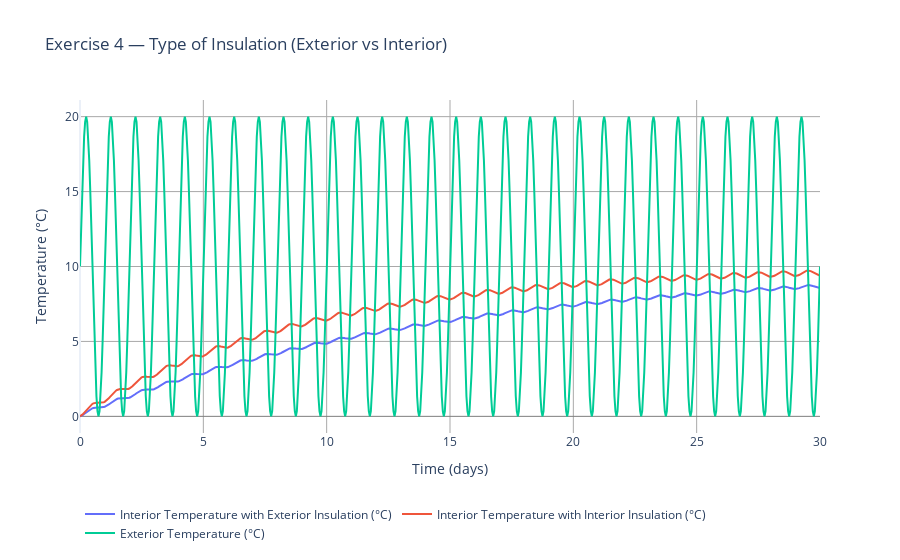
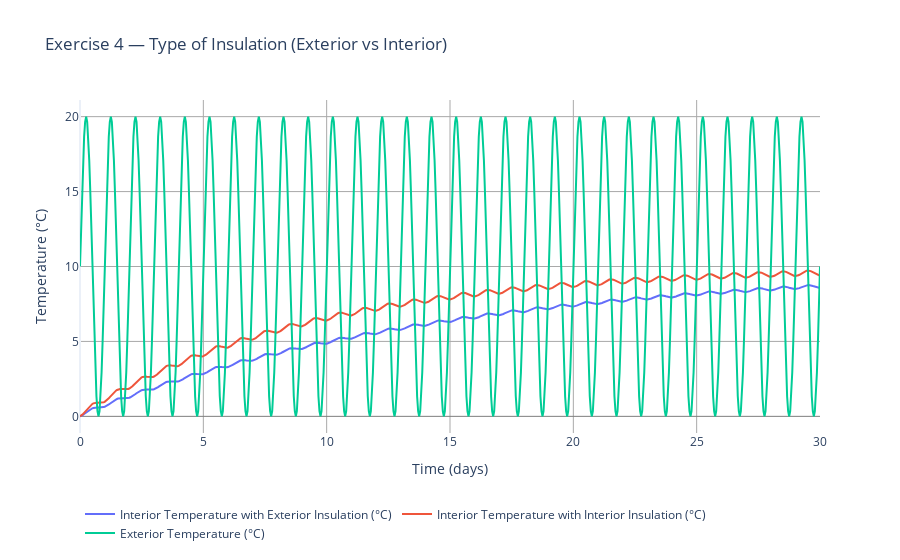

Here is the notebook cell these charts were saved with, in order:
### Markdown cell above
<img src="../../database/images/Conduction4.png"
     align="right"
     width="600"
     style="margin-right: 20px; margin-bottom: 10px;" />

This problem requires an analysis and comparison of the dynamic thermal behavior of two $1$ $m^2$ composite wall, assessing the impact of insulation placement (internal vs. external) under transient temperature loads.

The walls in question are composed of two layers, each $5$ $cm$ thick, with the following material properties:

Component | Thermal Conductivity $(λ)$ | Thickness $(e)$ | Volumetric Heat Capacity $(ρ*cp)$ | Total Heat Capacity $(C)$ for $1$ $m^2$
-|-|-|-|-|
Concrete | $0.13$ $W/m/K$ | $0.05$ $m$ | $10 112$ $kJ/(m^3K)$ | $505 600$ $J/K$
Glass Wool | $0.034$ $W/m/K$ | $0.05$ $m$ | $25,75$ $kJ/(m^3K)$ | $1 287,5$ $J/K$

**Simulation Conditions:**

- **Initial Condition:** The entire wall is at a uniform temperature of $0$°C at the start of the simulation $(t=0)$.
- **External Boundary Condition:** The exterior temperature $(T_{ext})$ start at $10$°C at $t=0$, oscillating between $0$°C and $20$°C (e.g., following a daily sinusoidal cycle).
- **Internal Boundary Condition:** The internal environment is allowed to vary freely.

What **differences** in thermal behavior : **temperature profiles**, **time lag**, and **dampening of thermal waves** can be observed between the two models under these dynamic conditions ?

### Code cell
sim4 = FMUSimulation(databasePath / "Exercises_Conduction_ComWalSys_04.fmu")

sim4.initialize(startTime=0.0, stopTime=86400 * 30, timeStep=3600.0)
sim4.exitInitialization()

data4 = sim4.run(
    [
        "ExteriorInsulationTemperatureSensor.T",
        "InteriorInsulationTemperatureSensor.T",
        "ExteriorTemperature.T",
    ]
)
sim4.terminate()

sim4Factory = SimulationPlotFactory()

sim4Factory.plot_multi_curves(
    time=data4["time"],
    data_type="temperature",
    data_dict={
        "Interior Temperature with Exterior Insulation (°C)": data4[
            "ExteriorInsulationTemperatureSensor.T"
        ],
        "Interior Temperature with Interior Insulation (°C)": data4[
            "InteriorInsulationTemperatureSensor.T"
        ],
        "Exterior Temperature (°C)": data4["ExteriorTemperature.T"],
    },
    title="Exercise 4 — Type of Insulation (Exterior vs Interior)",
)

### Figure 1 — Plotly figure (JSON) as saved in the notebook; plotly's stock layout.template omitted (floating-point values rounded to 4 significant figures; data arrays with more than 128 entries replaced by an {"elided": "..."} marker saying what was removed)
{"data": [{"mode": "lines", "name": "Interior Temperature with Exterior Insulation (°C)", "type": "scatter", "x": {"elided": "721 float values"}, "y": {"elided": "721 float values"}}, {"mode": "lines", "name": "Interior Temperature with Interior Insulation (°C)", "type": "scatter", "x": {"elided": "721 float values"}, "y": {"elided": "721 float values"}}, {"mode": "lines", "name": "Exterior Temperature (°C)", "type": "scatter", "x": {"elided": "721 float values"}, "y": {"elided": "721 float values"}}], "layout": {"hovermode": "x unified", "legend": {"orientation": "h", "x": 0, "y": -0.2}, "plot_bgcolor": "white", "title": {"text": "Exercise 4 — Type of Insulation (Exterior vs Interior)"}, "xaxis": {"gridcolor": "#A9A9A9", "gridwidth": 1, "showgrid": true, "title": {"text": "Time (days)"}}, "yaxis": {"gridcolor": "#A9A9A9", "gridwidth": 1, "showgrid": true, "title": {"text": "Temperature (°C)"}, "zeroline": true, "zerolinecolor": "#7E7E7E", "zerolinewidth": 1}}}

### Figure 2 — Plotly figure (JSON) as saved in the notebook; plotly's stock layout.template omitted (floating-point values rounded to 4 significant figures; data arrays with more than 128 entries replaced by an {"elided": "..."} marker saying what was removed)
{"data": [{"mode": "lines", "name": "Interior Temperature with Exterior Insulation (°C)", "type": "scatter", "x": {"elided": "721 float values"}, "y": {"elided": "721 float values"}}, {"mode": "lines", "name": "Interior Temperature with Interior Insulation (°C)", "type": "scatter", "x": {"elided": "721 float values"}, "y": {"elided": "721 float values"}}, {"mode": "lines", "name": "Exterior Temperature (°C)", "type": "scatter", "x": {"elided": "721 float values"}, "y": {"elided": "721 float values"}}], "layout": {"hovermode": "x unified", "legend": {"orientation": "h", "x": 0, "y": -0.2}, "plot_bgcolor": "white", "title": {"text": "Exercise 4 — Type of Insulation (Exterior vs Interior)"}, "xaxis": {"gridcolor": "#A9A9A9", "gridwidth": 1, "showgrid": true, "title": {"text": "Time (days)"}}, "yaxis": {"gridcolor": "#A9A9A9", "gridwidth": 1, "showgrid": true, "title": {"text": "Temperature (°C)"}, "zeroline": true, "zerolinecolor": "#7E7E7E", "zerolinewidth": 1}}}
